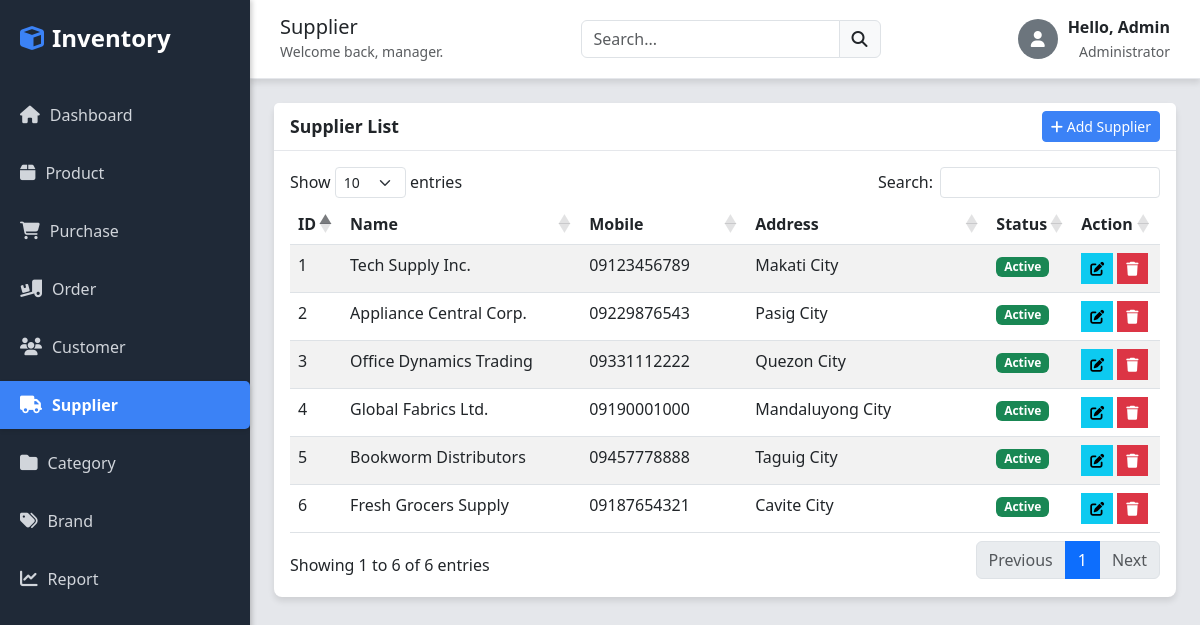
Screenshot of /supplier.php with the database file from the repository.
### tables this page shows
CREATE TABLE suppliers (
    id INT AUTO_INCREMENT PRIMARY KEY,
    name VARCHAR(100) NOT NULL,
    mobile VARCHAR(20),
    address TEXT,
    status ENUM('Active', 'Inactive') DEFAULT 'Active'
);

### supplier.php (the view, shortened to what this page needs)
<?php
include 'header.php';
$sql = "SELECT * FROM suppliers ORDER BY id DESC";
$result = $conn->query($sql);
?>
<div class="card">
    <div class="card-header d-flex justify-content-between align-items-center">
        <span>Supplier List</span>
        <button class="btn btn-primary-custom btn-sm" data-bs-toggle="modal" data-bs-target="#addSupplierModal">
            <i class="fas fa-plus"></i> Add Supplier
        </button>
    </div>
    <div class="card-body">
        <table class="table table-hover table-striped" id="supplierTable">
            <thead>
                <tr>
                    <th width="5%">ID</th>
                    <th width="30%">Name</th>
                    <th width="20%">Mobile</th>
                    <th width="30%">Address</th>
                    <th width="5%">Status</th>
                    <th width="10%">Action</th>
                </tr>
            </thead>
            <tbody>
                <?php while ($row = $result->fetch_assoc()): ?>
                    <tr>
                        <td><?php echo $row['id']; ?></td>
                        <td><?php echo $row['name']; ?></td>
                        <td><?php echo $row['mobile']; ?></td>
                        <td><?php echo $row['address']; ?></td>
                        <td><span class="badge bg-<?php echo ($row['status'] == 'Active' ? 'success' : 'secondary'); ?>"><?php echo $row['status']; ?></span></td>
                        <td>
                            <button class="btn btn-sm btn-info rounded-0 edit-btn"
                                data-bs-toggle="modal" data-bs-target="#editSupplierModal"
                                data-id="<?php echo $row['id']; ?>"
                                data-name="<?php echo $row['name']; ?>"
                                data-mobile="<?php echo $row['mobile']; ?>"
                                data-address="<?php echo $row['address']; ?>"
                                data-status="<?php echo $row['status']; ?>">
                                <i class="fas fa-edit"></i>
                            </button>
                            <a href="supplier.php?delete_id=<?php echo $row['id']; ?>"
                                onclick="return confirm('Are you sure you want to delete this supplier?');" style="text-decoration: none;">
                                <button class="btn btn-sm btn-danger rounded-0"><i class="fas fa-trash"></i></button>
                            </a>
                        </td>
                    </tr>
                <?php endwhile; ?>
            </tbody>
        </table>
    </div>
</div>
<?php include 'footer.php'; ?>

### header.php (style rules this page uses)
:root { --sidebar-width: 250px; --sidebar-bg: #1f2937; --sidebar-color: #d1d5db; --sidebar-active-bg: #3b82f6; --main-bg: #e5e7eb; --card-bg: white; --shadow-light: 0 4px 6px rgba(0, 0, 0, 0.1); }
body { background-color: var(--main-bg); margin: 0; padding: 0; display: flex; }
.card { border-radius: 8px; box-shadow: var(--shadow-light); border: none; margin-bottom: 20px; }
.card-header { background-color: white; border-bottom: 1px solid #e5e7eb; font-weight: 600; font-size: 1.1rem; }
.btn-primary-custom { background-color: var(--sidebar-active-bg); color: white; border-color: var(--sidebar-active-bg); }
.btn-info, .btn-danger, .btn-primary { border-radius: 4px; }

### rows the page displays
suppliers: id "6", name "Fresh Grocers Supply", mobile "09187654321", address "Cavite City", status "Active"
suppliers: id "5", name "Bookworm Distributors", mobile "09457778888", address "Taguig City", status "Active"
suppliers: id "4", name "Global Fabrics Ltd.", mobile "09190001000", address "Mandaluyong City", status "Active"
suppliers: id "3", name "Office Dynamics Trading", mobile "09331112222", address "Quezon City", status "Active"
suppliers: id "2", name "Appliance Central Corp.", mobile "09229876543", address "Pasig City", status "Active"
suppliers: id "1", name "Tech Supply Inc.", mobile "09123456789", address "Makati City", status "Active"

### other values shown
str_replace('_', ' ', $page_title) "Supplier"
